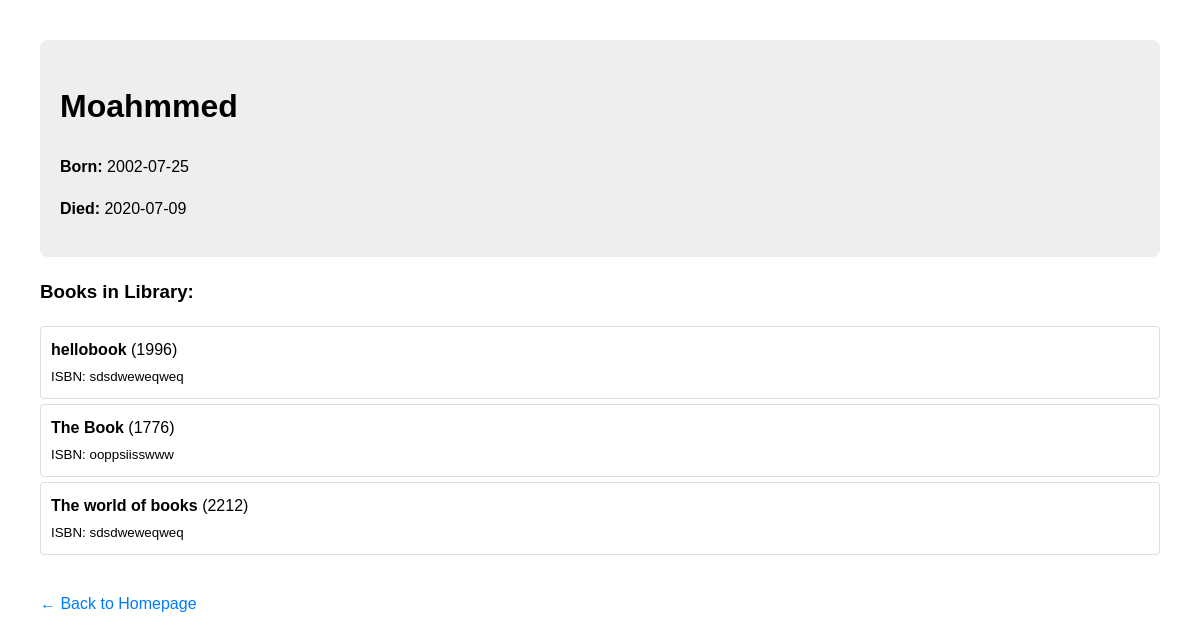
Page /author/1 on the committed database.
### data_models.py (models this page shows, shortened)
class Author(db.Model):
    __tablename__ = 'authors'
    author_id = db.Column(db.Integer, primary_key=True, autoincrement=True)
    author_name = db.Column(db.String)
    birth_date = db.Column(db.String)
    date_of_death = db.Column(db.String)

class Book(db.Model):
    __tablename__ = 'books'
    book_id = db.Column(db.Integer, primary_key=True, autoincrement=True)
    book_title = db.Column(db.String)
    author_id = db.Column(db.Integer, db.ForeignKey('authors.author_id'))
    publication_year = db.Column(db.Integer)
    isbn = db.Column(db.String,unique=True)
    author = db.relationship('Author', backref='books')

### app.py (the view)
@app.route('/author/<int:author_id>')
def author_profile(author_id):
    try:
        author = Author.query.options(db.joinedload(Author.books)).get(author_id)
        if not author:
            flash("Author not found.", "danger")
            return redirect(url_for('home'))
        return render_template("author.html", author=author)
    except Exception as e:
        return e

### templates/author.html (shortened to what this page needs)
<!DOCTYPE html>
<html lang="en">
<head>
</head>
<body>
    <div class="profile-card">
        <h1>{{ author.author_name }}</h1>
        <p><strong>Born:</strong> {{ author.birth_date or 'Unknown' }}</p>
        <p><strong>Died:</strong> {{ author.date_of_death or 'Present' }}</p>
    </div>
    <h3>Books in Library:</h3>
    <ul class="book-list">
        {% for book in author.books %}
            <li class="book-item">
                <strong>{{ book.book_title }}</strong> ({{ book.publication_year }}) <br>
                <small>ISBN: {{ book.isbn }}</small>
            </li>
        {% else %}
            <li>No books found for this author.</li>
        {% endfor %}
    </ul>
    <a href="/" class="back-link">← Back to Homepage</a>
</body>
</html>

### templates/author.html (style rules this page uses)
body { font-family: sans-serif; margin: 40px; line-height: 1.6; }
.profile-card { background: #eee; padding: 20px; border-radius: 8px; margin-bottom: 20px; }
.book-list { list-style: none; padding: 0; }
.book-item { background: white; border: 1px solid #ddd; padding: 10px; margin-bottom: 5px; border-radius: 4px; }
.back-link { display: inline-block; margin-top: 20px; color: #007bff; text-decoration: none; }

### rows in the picture
Author: author_name "Moahmmed", birth_date "2002-07-25", date_of_death "2020-07-09"
Book: book_title "hellobook", publication_year "1996", isbn "sdsdweweqweq"
Book: book_title "The Book", publication_year "1776", isbn "ooppsiisswww"
Book: book_title "The world of books", publication_year "2212", isbn "sdsdweweqweq"
